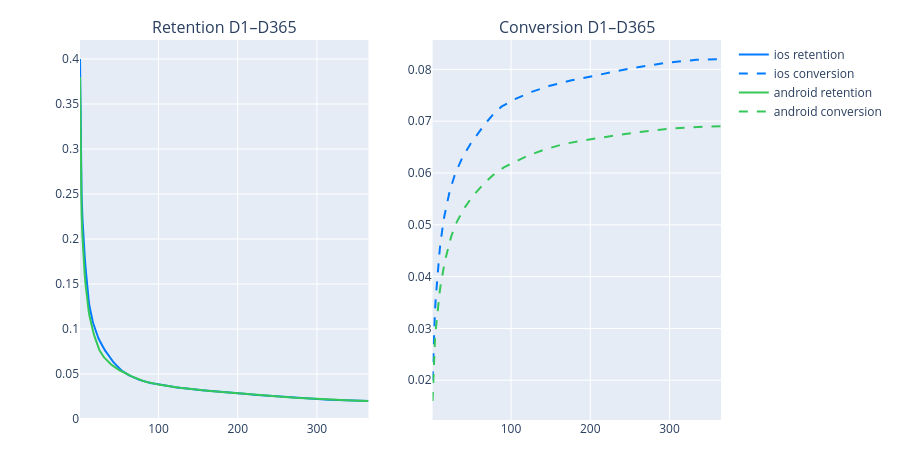

Notebook code cell kept with this figure:
### Code cell
# show
# Preview interpolated curves
dx = list(range(1, 366))
fig = make_subplots(rows=1, cols=2, subplot_titles=['Retention D1–D365', 'Conversion D1–D365'])
colors = {'ios': '#007AFF', 'android': '#34C759'}
for platform in ('ios', 'android'):
    c = colors[platform]
    fig.add_trace(go.Scatter(x=dx, y=curves[platform]['retention'],
                             name=f'{platform} retention', line=dict(color=c)), row=1, col=1)
    fig.add_trace(go.Scatter(x=dx, y=curves[platform]['conversion'],
                             name=f'{platform} conversion', line=dict(color=c, dash='dash')), row=1, col=2)
fig.update_layout(height=450, margin=dict(t=40, b=30))
fig.show()

### Figure 1 — Plotly figure (JSON) as saved in the notebook; plotly's stock layout.template omitted (floating-point values rounded to 4 significant figures; data arrays with more than 128 entries replaced by an {"elided": "..."} marker saying what was removed)
{"data": [{"line": {"color": "#007AFF"}, "name": "ios retention", "type": "scatter", "x": {"elided": "365 int values"}, "xaxis": "x", "y": {"elided": "365 float values"}, "yaxis": "y"}, {"line": {"color": "#007AFF", "dash": "dash"}, "name": "ios conversion", "type": "scatter", "x": {"elided": "365 int values"}, "xaxis": "x2", "y": {"elided": "365 float values"}, "yaxis": "y2"}, {"line": {"color": "#34C759"}, "name": "android retention", "type": "scatter", "x": {"elided": "365 int values"}, "xaxis": "x", "y": {"elided": "365 float values"}, "yaxis": "y"}, {"line": {"color": "#34C759", "dash": "dash"}, "name": "android conversion", "type": "scatter", "x": {"elided": "365 int values"}, "xaxis": "x2", "y": {"elided": "365 float values"}, "yaxis": "y2"}], "layout": {"annotations": [{"font": {"size": 16}, "showarrow": false, "text": "Retention D1–D365", "x": 0.225, "xanchor": "center", "xref": "paper", "y": 1, "yanchor": "bottom", "yref": "paper"}, {"font": {"size": 16}, "showarrow": false, "text": "Conversion D1–D365", "x": 0.775, "xanchor": "center", "xref": "paper", "y": 1, "yanchor": "bottom", "yref": "paper"}], "height": 450, "margin": {"b": 30, "t": 40}, "xaxis": {"anchor": "y", "domain": [0, 0.45]}, "xaxis2": {"anchor": "y2", "domain": [0.55, 1]}, "yaxis": {"anchor": "x", "domain": [0, 1]}, "yaxis2": {"anchor": "x2", "domain": [0, 1]}}}
